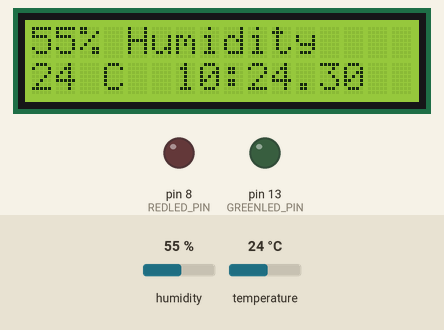
Recording of a sketch running on a simulated Arduino Uno, built with avr-gcc and run on an emulated ATmega328P. On the bench: 16×2 character LCD, output pins drawn as LEDs (lit = HIGH). The inputs (shaded band) are chosen by the test bench; at power-on: humidity 55 %, temperature 24 °C. The local clock reads 2024-03-15 10:24:30 at power-on unless the sketch sets it.

Above: at 1.2 s.
1.3 s: humidity set to 22 %
At 5.5 s:
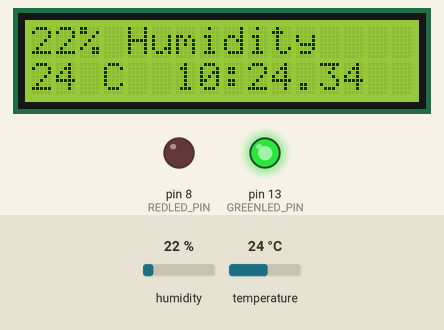
6.8 s: humidity set to 28 %
At 11.4 s:
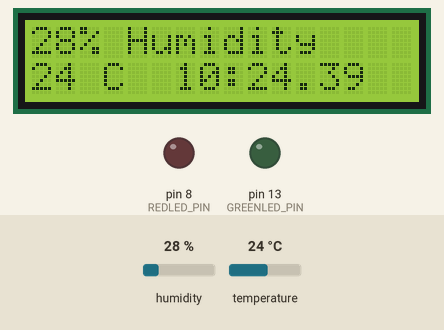
12.3 s: humidity set to 31 %
At 16.7 s:
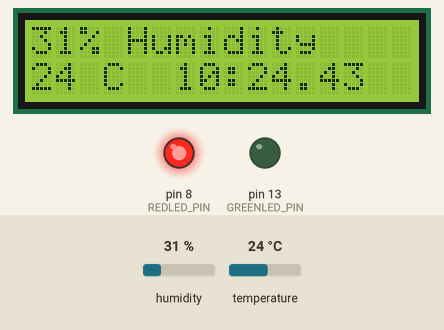
17.8 s: temperature set to 21 °C
At 22.1 s:
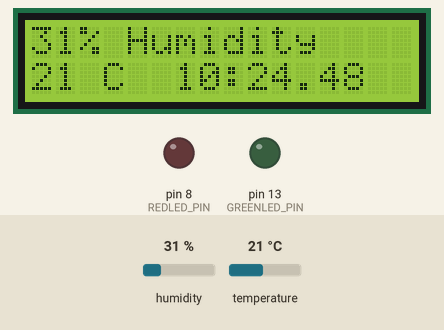
23.3 s: temperature set to 18 °C
At 26.6 s:
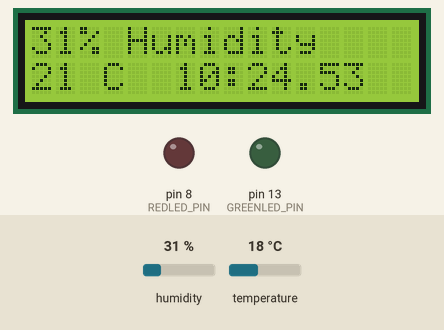
Timing chart, 0 to 32.3 s (numbered marks = the images above; inputs shaded):
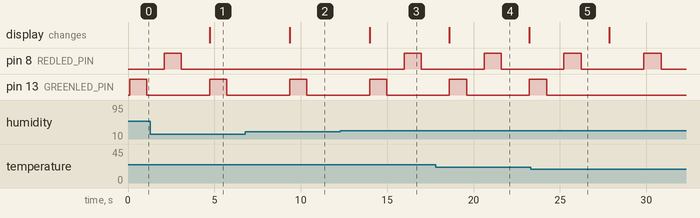

Measured:
- the behaviour switches between 29 and 30 % on humidity (found by bisection; images 2 and 3)
- after the input at 1.3 s, the display: changes after 3.4 s (image 1)
- after the input at 6.8 s, the display: changes after 2.6 s (image 2)
- after the input at 12.3 s, pin 8 (REDLED_PIN): LOW → HIGH after 3.7 s, → LOW 1.0 s later; the display: changes after 1.7 s (image 3)
- after the input at 23.3 s, pin 13 (GREENLED_PIN): goes on until 24.2 s, then stays LOW
- what the display in image 4 shows lasts 4.6 s, from 18.6 s to 23.2 s

The sketch:

working_setup.ino
```cpp
#include <RTClib.h>
#include <Wire.h>
#include <dht.h>
#include <LiquidCrystal.h>
#include "RTClib.h"
#include <SPI.h>

LiquidCrystal LCD(10, 9, 5, 4, 3, 2);

RTC_DS3231 RTC;

#define REDLED_PIN 8
#define GREENLED_PIN 13


dht DHT;

#define DHT11_PIN 12

void setup() {
  // put your setup code here, to run once:

  pinMode(DHT11_PIN, INPUT);


  LCD.begin(16, 2);
  RTC.begin();
  Wire.begin();
  DateTime now = RTC.now();
  pinMode(GREENLED_PIN, OUTPUT);
  pinMode(REDLED_PIN,OUTPUT);

  RTC.setAlarm1Simple(21, 58);
  RTC.turnOnAlarm(1);
  if (RTC.checkAlarmEnabled(1)) {
    Serial.println("Alarm Enabled");
  }
}

void loop() {
  // put your main code here, to run repeatedly:

  int chk = DHT.read11(DHT11_PIN);

  DateTime now = RTC.now();


  LCD.setCursor(0, 0); // start postion of Humidity text on LCD
  LCD.print(DHT.humidity, 0); // 0 creates whole number, 1 two decimal
  LCD.print("% Humidity ");
  LCD.setCursor(0, 1); // start postion of temperature text on LCD
  LCD.print(DHT.temperature, 0);
  LCD.print(" C");
  LCD.setCursor(6, 1); // start postion of time text on LCD
  LCD.print(now.hour(), DEC);
  LCD.print(':');
  LCD.print(now.minute(), DEC);
  LCD.print('.');
  LCD.print(now.second(), DEC);

      if (DHT.temperature >= 20 )digitalWrite(GREENLED_PIN, (HIGH));
      delay(1000);
      digitalWrite(GREENLED_PIN, (LOW));
      delay(1000);

      if (DHT.humidity >= 30 )digitalWrite(REDLED_PIN, (HIGH));
      delay(1000);
      digitalWrite(REDLED_PIN, (LOW));
      delay(1000);


  delay(600);

}
```
